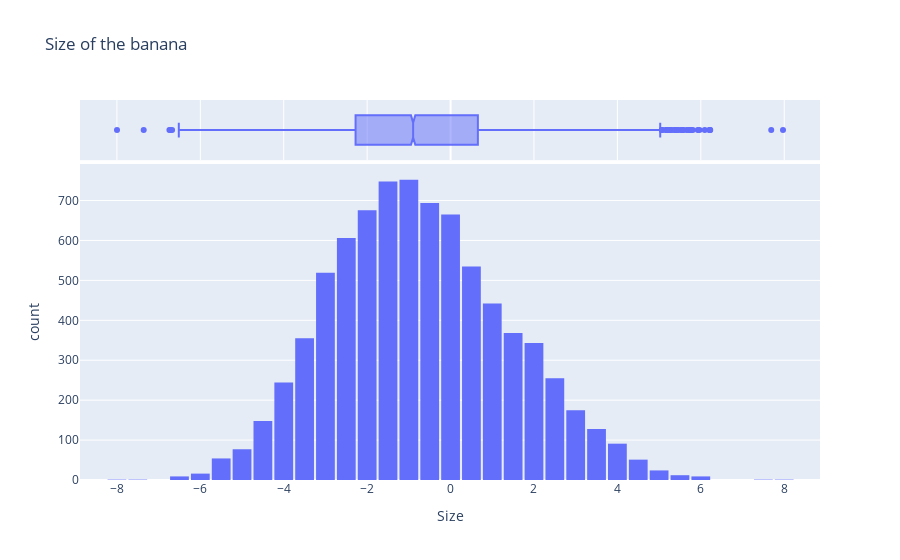

Notebook cell for this chart:
### Markdown cell above
# Visualization

### Code cell
fig = px.histogram(df,
    x='Size',
    marginal='box',
    nbins=47,
    title='Size of the banana')
fig.update_layout(bargap=0.1)
fig.show()

### Figure 1 — Plotly figure (JSON) as saved in the notebook; plotly's stock layout.template omitted (floating-point values rounded to 4 significant figures; data arrays with more than 128 entries replaced by an {"elided": "..."} marker saying what was removed)
{"data": [{"bingroup": "x", "hovertemplate": "Size=%{x}<br>count=%{y}<extra></extra>", "legendgroup": "", "marker": {"color": "#636efa", "pattern": {"shape": ""}}, "name": "", "nbinsx": 47, "orientation": "v", "showlegend": false, "type": "histogram", "x": {"elided": "8000 float values"}, "xaxis": "x", "yaxis": "y"}, {"hovertemplate": "Size=%{x}<extra></extra>", "legendgroup": "", "marker": {"color": "#636efa"}, "name": "", "notched": true, "showlegend": false, "type": "box", "x": {"elided": "8000 float values"}, "xaxis": "x2", "yaxis": "y2"}], "layout": {"bargap": 0.1, "barmode": "relative", "legend": {"tracegroupgap": 0}, "title": {"text": "Size of the banana"}, "xaxis": {"anchor": "y", "domain": [0, 1], "title": {"text": "Size"}}, "xaxis2": {"anchor": "y2", "domain": [0, 1], "matches": "x", "showgrid": true, "showticklabels": false}, "yaxis": {"anchor": "x", "domain": [0, 0.8316], "title": {"text": "count"}}, "yaxis2": {"anchor": "x2", "domain": [0.8416, 1], "matches": "y2", "showgrid": false, "showline": false, "showticklabels": false, "ticks": ""}}}
